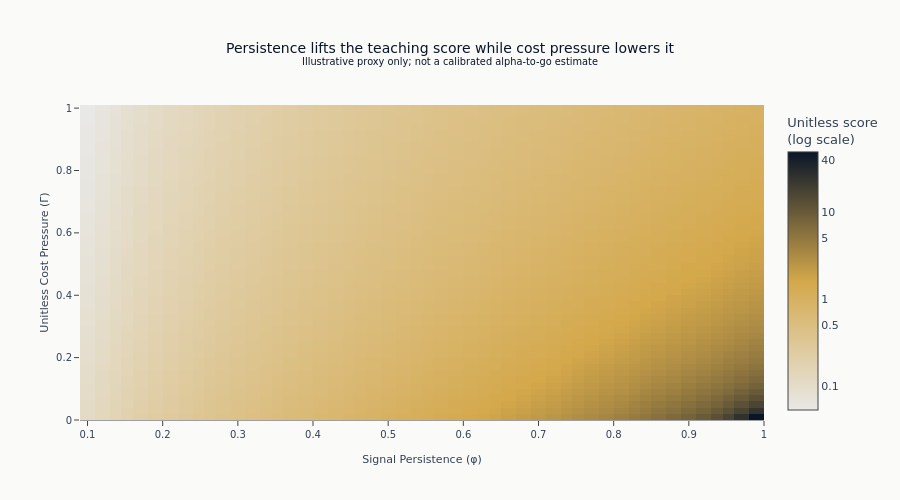

Notebook source saved alongside this figure:
### Markdown cell above
## 9. Persistence-Cost Score: Alpha-to-Go Intuition

Formal alpha-to-go is a dynamic-optimization quantity that depends on forecasts, risk,
holdings, and the execution-cost model. This notebook does not estimate that model. Instead, it
uses a dimensionless teaching proxy to isolate the intended comparative statics for an AR(1)
persistence parameter $\varphi$ and a cost-pressure parameter $\Gamma$:

$$S(\varphi, \Gamma) = \frac{\varphi}{1 - \varphi + \Gamma}$$

The score rises with persistence and falls with cost pressure. It is not calibrated in bps, is
not a retention fraction, and can exceed one. It supports scenario ranking only; it does not
measure realized net alpha or reproduce Paleologo's full alpha-to-go optimization.

### Code cell
# Persistence-cost score heatmap
phi_values = np.linspace(0.1, 0.99, 50)  # persistence
gamma_values = np.linspace(0.01, 1.0, 50)  # unitless cost-pressure parameter
PHI, GAMMA = np.meshgrid(phi_values, gamma_values)

persistence_cost_score = PHI / (1 - PHI + GAMMA)
score_ticks = np.array([0.1, 0.5, 1.0, 5.0, 10.0, 40.0])

fig = go.Figure(
    data=go.Heatmap(
        z=np.log10(persistence_cost_score),
        customdata=persistence_cost_score,
        x=np.round(phi_values, 2),
        y=np.round(gamma_values, 2),
        colorscale=[
            [0.0, COLORS["silver_muted"]],
            [0.5, COLORS["amber"]],
            [1.0, COLORS["blue"]],
        ],
        colorbar=dict(
            title="Unitless score<br>(log scale)",
            tickvals=np.log10(score_ticks),
            ticktext=[f"{tick:g}" for tick in score_ticks],
        ),
        hovertemplate=(
            "Persistence=%{x:.2f}<br>Cost pressure=%{y:.2f}"
            "<br>Score=%{customdata:.2f}<extra></extra>"
        ),
    )
)
fig.update_layout(
    title=(
        "Persistence lifts the teaching score while cost pressure lowers it"
        "<br><sup>Illustrative proxy only; not a calibrated alpha-to-go estimate</sup>"
    ),
    xaxis_title="Signal Persistence (φ)",
    yaxis_title="Unitless Cost Pressure (Γ)",
    height=500,
    margin=dict(t=105),
)
fig.show()

### Figure 1 — Plotly figure (JSON) as saved in the notebook; plotly's stock layout.template omitted (floating-point values rounded to 4 significant figures; data arrays with more than 128 entries replaced by an {"elided": "..."} marker saying what was removed)
{"data": [{"colorbar": {"ticktext": ["0.1", "0.5", "1", "5", "10", "40"], "tickvals": [-1.0, -0.301, 0.0, 0.699, 1.0, 1.602], "title": {"text": "Unitless score<br>(log scale)"}}, "colorscale": [[0.0, "#e8e8e6"], [0.5, "#D4A84B"], [1.0, "#0a1628"]], "customdata": {"elided": "50x50 float values"}, "hovertemplate": "Persistence=%{x:.2f}<br>Cost pressure=%{y:.2f}<br>Score=%{customdata:.2f}<extra></extra>", "type": "heatmap", "x": [0.1, 0.12, 0.14, 0.15, 0.17, 0.19, 0.21, 0.23, 0.25, 0.26, 0.28, 0.3, 0.32, 0.34, 0.35, 0.37, 0.39, 0.41, 0.43, 0.45, 0.46, 0.48, 0.5, 0.52, 0.54, 0.55, 0.57, 0.59, 0.61, 0.63, 0.64, 0.66, 0.68, 0.7, 0.72, 0.74, 0.75, 0.77, 0.79, 0.81, 0.83, 0.84, 0.86, 0.88, 0.9, 0.92, 0.94, 0.95, 0.97, 0.99], "y": [0.01, 0.03, 0.05, 0.07, 0.09, 0.11, 0.13, 0.15, 0.17, 0.19, 0.21, 0.23, 0.25, 0.27, 0.29, 0.31, 0.33, 0.35, 0.37, 0.39, 0.41, 0.43, 0.45, 0.47, 0.49, 0.52, 0.54, 0.56, 0.58, 0.6, 0.62, 0.64, 0.66, 0.68, 0.7, 0.72, 0.74, 0.76, 0.78, 0.8, 0.82, 0.84, 0.86, 0.88, 0.9, 0.92, 0.94, 0.96, 0.98, 1.0], "z": {"elided": "50x50 float values"}}], "layout": {"height": 500, "margin": {"t": 105}, "title": {"text": "Persistence lifts the teaching score while cost pressure lowers it<br><sup>Illustrative proxy only; not a calibrated alpha-to-go estimate</sup>"}, "xaxis": {"title": {"text": "Signal Persistence (φ)"}}, "yaxis": {"title": {"text": "Unitless Cost Pressure (Γ)"}}}}
